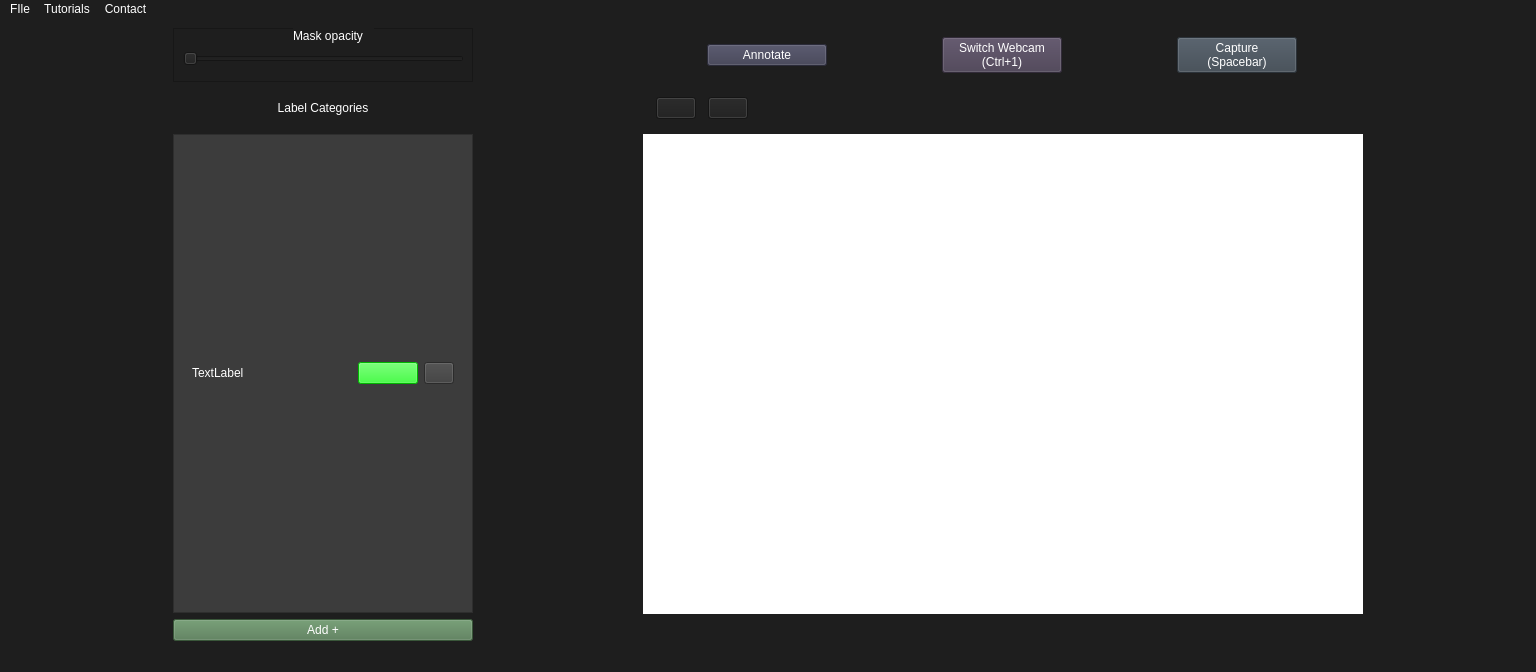
<?xml version="1.0" encoding="UTF-8"?>
<ui version="4.0">
 <class>MainWindow</class>
 <widget class="QMainWindow" name="MainWindow">
  <property name="geometry">
   <rect>
    <x>0</x>
    <y>0</y>
    <width>1536</width>
    <height>672</height>
   </rect>
  </property>
  <property name="minimumSize">
   <size>
    <width>1536</width>
    <height>672</height>
   </size>
  </property>
  <property name="windowTitle">
   <string>MainWindow</string>
  </property>
  <property name="styleSheet">
   <string notr="true">background-color: rgb(30, 30, 30);
color: rgb(255, 255, 255);</string>
  </property>
  <widget class="QWidget" name="centralwidget">
   <layout class="QGridLayout" name="gridLayout_2">
    <item row="2" column="2">
     <widget class="QLabel" name="imageDisplayLabel">
      <property name="minimumSize">
       <size>
        <width>720</width>
        <height>480</height>
       </size>
      </property>
      <property name="maximumSize">
       <size>
        <width>720</width>
        <height>480</height>
       </size>
      </property>
      <property name="styleSheet">
       <string notr="true">background-color: rgb(255,255,255);</string>
      </property>
      <property name="text">
       <string/>
      </property>
     </widget>
    </item>
    <item row="2" column="0">
     <widget class="QScrollArea" name="scrollArea">
      <property name="sizePolicy">
       <sizepolicy hsizetype="Expanding" vsizetype="Fixed">
        <horstretch>0</horstretch>
        <verstretch>0</verstretch>
       </sizepolicy>
      </property>
      <property name="maximumSize">
       <size>
        <width>300</width>
        <height>600</height>
       </size>
      </property>
      <property name="styleSheet">
       <string notr="true">background-color: rgb(60, 60, 60);
color: rgb(255, 255, 255);
</string>
      </property>
      <property name="frameShadow">
       <enum>QFrame::Raised</enum>
      </property>
      <property name="widgetResizable">
       <bool>true</bool>
      </property>
      <widget class="QWidget" name="scrollAreaWidgetContents_3">
       <property name="geometry">
        <rect>
         <x>0</x>
         <y>0</y>
         <width>298</width>
         <height>458</height>
        </rect>
       </property>
       <layout class="QGridLayout" name="gridLayout_6">
        <property name="verticalSpacing">
         <number>20</number>
        </property>
        <item row="1" column="0">
         <widget class="QWidget" name="label_block_0" native="true">
          <property name="sizePolicy">
           <sizepolicy hsizetype="Preferred" vsizetype="Fixed">
            <horstretch>0</horstretch>
            <verstretch>0</verstretch>
           </sizepolicy>
          </property>
          <property name="maximumSize">
           <size>
            <width>16777215</width>
            <height>40</height>
           </size>
          </property>
          <layout class="QHBoxLayout" name="horizontalLayout_13">
           <item>
            <widget class="QLabel" name="label_select_0">
             <property name="text">
              <string>TextLabel</string>
             </property>
            </widget>
           </item>
           <item>
            <widget class="QPushButton" name="btn_select_0">
             <property name="maximumSize">
              <size>
               <width>60</width>
               <height>16777215</height>
              </size>
             </property>
             <property name="styleSheet">
              <string notr="true">background-color: rgb(0, 255, 0);</string>
             </property>
             <property name="text">
              <string/>
             </property>
            </widget>
           </item>
           <item>
            <widget class="QPushButton" name="btn_edit_0">
             <property name="minimumSize">
              <size>
               <width>20</width>
               <height>0</height>
              </size>
             </property>
             <property name="maximumSize">
              <size>
               <width>30</width>
               <height>16777215</height>
              </size>
             </property>
             <property name="text">
              <string/>
             </property>
             <property name="icon">
              <iconset>
               <normaloff>icons/edit_icon.png</normaloff>icons/edit_icon.png</iconset>
             </property>
            </widget>
           </item>
          </layout>
         </widget>
        </item>
       </layout>
      </widget>
     </widget>
    </item>
    <item row="0" column="0">
     <widget class="QFrame" name="frame">
      <property name="frameShape">
       <enum>QFrame::StyledPanel</enum>
      </property>
      <property name="frameShadow">
       <enum>QFrame::Raised</enum>
      </property>
      <widget class="QSlider" name="brush_slider">
       <property name="geometry">
        <rect>
         <x>10</x>
         <y>20</y>
         <width>281</width>
         <height>21</height>
        </rect>
       </property>
       <property name="orientation">
        <enum>Qt::Horizontal</enum>
       </property>
      </widget>
      <widget class="QLabel" name="label_6">
       <property name="geometry">
        <rect>
         <x>120</x>
         <y>0</y>
         <width>81</width>
         <height>16</height>
        </rect>
       </property>
       <property name="text">
        <string>Mask opacity</string>
       </property>
      </widget>
     </widget>
    </item>
    <item row="1" column="0">
     <widget class="QLabel" name="Label_Categories">
      <property name="maximumSize">
       <size>
        <width>16777215</width>
        <height>30</height>
       </size>
      </property>
      <property name="text">
       <string>Label Categories</string>
      </property>
      <property name="alignment">
       <set>Qt::AlignCenter</set>
      </property>
     </widget>
    </item>
    <item row="3" column="0">
     <widget class="QPushButton" name="btn_add">
      <property name="styleSheet">
       <string notr="true">background-color: rgb(80, 120, 80);</string>
      </property>
      <property name="text">
       <string>Add +</string>
      </property>
     </widget>
    </item>
    <item row="0" column="2">
     <widget class="QWidget" name="widget_2" native="true">
      <property name="maximumSize">
       <size>
        <width>800</width>
        <height>60</height>
       </size>
      </property>
      <property name="styleSheet">
       <string notr="true"/>
      </property>
      <layout class="QGridLayout" name="gridLayout">
       <property name="horizontalSpacing">
        <number>60</number>
       </property>
       <item row="0" column="0">
        <widget class="QPushButton" name="btn_annotate">
         <property name="maximumSize">
          <size>
           <width>120</width>
           <height>16777215</height>
          </size>
         </property>
         <property name="styleSheet">
          <string notr="true">background-color: rgb(60, 60, 80);</string>
         </property>
         <property name="text">
          <string>Annotate</string>
         </property>
        </widget>
       </item>
       <item row="0" column="2">
        <widget class="QPushButton" name="btn_capture">
         <property name="maximumSize">
          <size>
           <width>120</width>
           <height>16777215</height>
          </size>
         </property>
         <property name="styleSheet">
          <string notr="true">background-color: rgb(60, 70, 80);</string>
         </property>
         <property name="text">
          <string>Capture 
(Spacebar)</string>
         </property>
         <property name="shortcut">
          <string>Space</string>
         </property>
        </widget>
       </item>
       <item row="0" column="1">
        <widget class="QPushButton" name="btn_switch_webcam">
         <property name="maximumSize">
          <size>
           <width>120</width>
           <height>16777215</height>
          </size>
         </property>
         <property name="styleSheet">
          <string notr="true">background-color: rgb(70, 60, 80);</string>
         </property>
         <property name="text">
          <string>Switch Webcam
(Ctrl+1)</string>
         </property>
         <property name="shortcut">
          <string>Ctrl+1</string>
         </property>
        </widget>
       </item>
      </layout>
     </widget>
    </item>
    <item row="1" column="2">
     <widget class="QWidget" name="widget" native="true">
      <property name="maximumSize">
       <size>
        <width>120</width>
        <height>60</height>
       </size>
      </property>
      <property name="layoutDirection">
       <enum>Qt::LeftToRight</enum>
      </property>
      <property name="autoFillBackground">
       <bool>false</bool>
      </property>
      <layout class="QHBoxLayout" name="horizontalLayout_2">
       <property name="spacing">
        <number>8</number>
       </property>
       <property name="leftMargin">
        <number>9</number>
       </property>
       <property name="rightMargin">
        <number>9</number>
       </property>
       <item>
        <widget class="QPushButton" name="polygon_button">
         <property name="maximumSize">
          <size>
           <width>40</width>
           <height>40</height>
          </size>
         </property>
         <property name="text">
          <string/>
         </property>
         <property name="icon">
          <iconset>
           <normaloff>icons/polygon_icon.png</normaloff>icons/polygon_icon.png</iconset>
         </property>
         <property name="iconSize">
          <size>
           <width>30</width>
           <height>30</height>
          </size>
         </property>
        </widget>
       </item>
       <item>
        <widget class="QPushButton" name="brush_button">
         <property name="maximumSize">
          <size>
           <width>40</width>
           <height>40</height>
          </size>
         </property>
         <property name="text">
          <string/>
         </property>
         <property name="icon">
          <iconset>
           <normaloff>icons/brush_icon.png</normaloff>icons/brush_icon.png</iconset>
         </property>
         <property name="iconSize">
          <size>
           <width>30</width>
           <height>30</height>
          </size>
         </property>
        </widget>
       </item>
      </layout>
     </widget>
    </item>
   </layout>
  </widget>
  <widget class="QMenuBar" name="menubar">
   <property name="geometry">
    <rect>
     <x>0</x>
     <y>0</y>
     <width>1536</width>
     <height>22</height>
    </rect>
   </property>
   <widget class="QMenu" name="menuFIle">
    <property name="title">
     <string>FIle</string>
    </property>
    <addaction name="actionNew"/>
    <addaction name="actionLoad_Folder_Ctrl_L"/>
   </widget>
   <widget class="QMenu" name="menuTutorials">
    <property name="title">
     <string>Tutorials</string>
    </property>
   </widget>
   <widget class="QMenu" name="menuContact">
    <property name="title">
     <string>Contact</string>
    </property>
   </widget>
   <addaction name="menuFIle"/>
   <addaction name="menuTutorials"/>
   <addaction name="menuContact"/>
  </widget>
  <widget class="QStatusBar" name="statusbar"/>
  <action name="actionNew">
   <property name="text">
    <string>New... (Ctrl+N)</string>
   </property>
  </action>
  <action name="actionLoad_Folder_Ctrl_L">
   <property name="text">
    <string>Load Folder (Ctrl+L)</string>
   </property>
  </action>
 </widget>
 <resources/>
 <connections/>
</ui>
